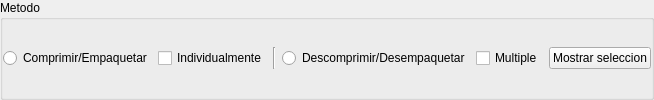
          <widget class="QGroupBox" name="groupBox">
           <property name="title">
            <string>Metodo</string>
           </property>
           <layout class="QGridLayout" name="gridLayout_11">
            <property name="leftMargin">
             <number>0</number>
            </property>
            <property name="topMargin">
             <number>0</number>
            </property>
            <property name="rightMargin">
             <number>0</number>
            </property>
            <property name="bottomMargin">
             <number>0</number>
            </property>
            <item row="0" column="0">
             <layout class="QGridLayout" name="gridLayout">
              <item row="0" column="1">
               <widget class="QCheckBox" name="checkBox">
                <property name="toolTip">
                 <string>Metodo de compresion/empaquetado individual</string>
                </property>
                <property name="statusTip">
                 <string>Metodo de compresion/empaquetado individual</string>
                </property>
                <property name="whatsThis">
                 <string>Metodo de compresion/empaquetado individual</string>
                </property>
                <property name="text">
                 <string>Individualmente</string>
                </property>
               </widget>
              </item>
              <item row="0" column="0">
               <widget class="QRadioButton" name="radioButton">
                <property name="toolTip">
                 <string>Metodo de compresion/empaquetado</string>
                </property>
                <property name="statusTip">
                 <string>Metodo de compresion/empaquetado</string>
                </property>
                <property name="whatsThis">
                 <string>Metodo de compresion/empaquetado</string>
                </property>
                <property name="text">
                 <string>Comprimir/Empaquetar</string>
                </property>
               </widget>
              </item>
             </layout>
            </item>
            <item row="0" column="2">
             <widget class="QRadioButton" name="radioButton_2">
              <property name="toolTip">
               <string>Metodo de descompresion/desempaquetado</string>
              </property>
              <property name="statusTip">
               <string>Metodo de descompresion/desempaquetado</string>
              </property>
              <property name="whatsThis">
               <string>Metodo de descompresion/desempaquetado</string>
              </property>
              <property name="text">
               <string>Descomprimir/Desempaquetar</string>
              </property>
             </widget>
            </item>
            <item row="0" column="1">
             <widget class="Line" name="line">
              <property name="orientation">
               <enum>Qt::Vertical</enum>
              </property>
             </widget>
            </item>
            <item row="0" column="3">
             <widget class="QCheckBox" name="checkBox_8">
              <property name="toolTip">
               <string>Metodo de descompresion/desempaquetado multiple</string>
              </property>
              <property name="statusTip">
               <string>Metodo de descompresion/desempaquetado multiple</string>
              </property>
              <property name="whatsThis">
               <string>Metodo de descompresion/desempaquetado multiple</string>
              </property>
              <property name="text">
               <string>Multiple</string>
              </property>
             </widget>
            </item>
            <item row="0" column="4">
             <widget class="QPushButton" name="pushButton_14">
              <property name="text">
               <string>Mostrar seleccion</string>
              </property>
              <property name="icon">
               <iconset resource="recoverdrake.qrc">
                <normaloff>:/Imagenes/fileopen.png</normaloff>:/Imagenes/fileopen.png</iconset>
              </property>
              <property name="iconSize">
               <size>
                <width>25</width>
                <height>25</height>
               </size>
              </property>
             </widget>
            </item>
           </layout>
          </widget>
